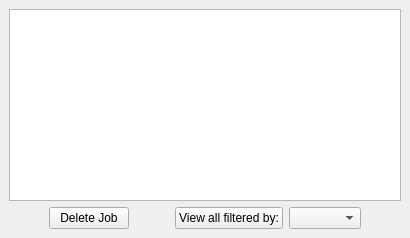
    <widget class="QWidget" name="tab_2" >
     <attribute name="title" >
      <string>Capital Ship Build History</string>
     </attribute>
     <layout class="QVBoxLayout" >
      <property name="margin" >
       <number>9</number>
      </property>
      <property name="spacing" >
       <number>6</number>
      </property>
      <item>
       <widget class="QTableWidget" name="prodTable" />
      </item>
      <item>
       <layout class="QHBoxLayout" >
        <property name="margin" >
         <number>0</number>
        </property>
        <property name="spacing" >
         <number>6</number>
        </property>
        <item>
         <spacer>
          <property name="orientation" >
           <enum>Qt::Horizontal</enum>
          </property>
          <property name="sizeHint" >
           <size>
            <width>40</width>
            <height>20</height>
           </size>
          </property>
         </spacer>
        </item>
        <item>
         <widget class="QPushButton" name="deleteButton" >
          <property name="statusTip" >
           <string>Delete selected job</string>
          </property>
          <property name="text" >
           <string>Delete Job</string>
          </property>
         </widget>
        </item>
        <item>
         <spacer>
          <property name="orientation" >
           <enum>Qt::Horizontal</enum>
          </property>
          <property name="sizeHint" >
           <size>
            <width>40</width>
            <height>20</height>
           </size>
          </property>
         </spacer>
        </item>
        <item>
         <widget class="QPushButton" name="viewFilteredButton" >
          <property name="statusTip" >
           <string>Filter view using selected status</string>
          </property>
          <property name="text" >
           <string>View all filtered by:</string>
          </property>
         </widget>
        </item>
        <item>
         <widget class="QComboBox" name="filterCombo" />
        </item>
        <item>
         <spacer>
          <property name="orientation" >
           <enum>Qt::Horizontal</enum>
          </property>
          <property name="sizeHint" >
           <size>
            <width>40</width>
            <height>20</height>
           </size>
          </property>
         </spacer>
        </item>
       </layout>
      </item>
     </layout>
    </widget>
